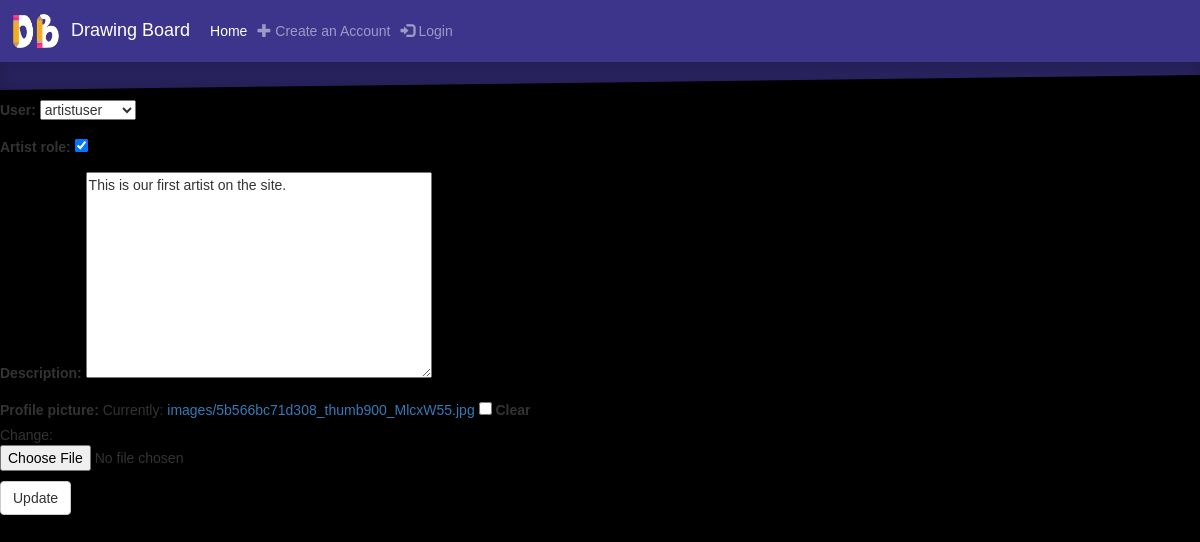
Before: /artist/1/edit/ with the older database file.
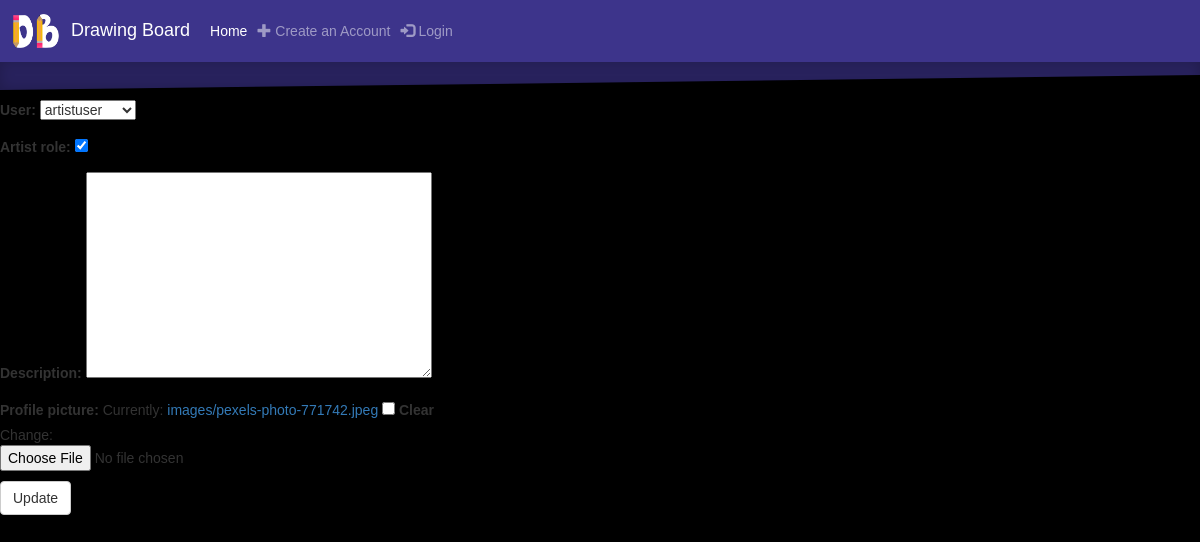
After: the same page with the newer database file.
### gallery/models.py (models this page shows, shortened)
class Artist(models.Model):
    user = models.OneToOneField(User, on_delete=models.CASCADE)
    artist_role = models.BooleanField(default=False)
    description = models.TextField(max_length=280, null=True, blank=True)  # this is the default for all descriptions
    profile_picture = models.ImageField(upload_to='images/', null=True, blank=True)

### gallery/views.py (the view)
# urls.py: path('artist/<int:pk>/edit/', views.artist_edit, name='artist_edit'),
def artist_edit(request, pk):
    artist = get_object_or_404(Artist, pk=pk)
    if request.method == "POST":
        form = ArtistForm(request.POST, request.FILES, instance=artist)
        if form.is_valid():
            artist = form.save(commit=False)
            artist.updated_date = timezone.now()
            artist.save()
            return redirect('gallery:artist_list')
    else:
        form = ArtistForm(instance=artist)
    return render(request, 'gallery/artist_edit.html', {'form': form})

### gallery/forms.py
class ArtistForm(forms.ModelForm):
    class Meta:
        model = Artist
        fields = ('user', 'artist_role', 'description', 'profile_picture')

### gallery/templates/gallery/artist_edit.html (shortened to what this page needs)
<!DOCTYPE html>
{% extends 'gallery/base.html' %}
{% load static %}
{% block content %}
     <head>
    </head>
    <h1>Edit Artist</h1>
    <form method="POST" enctype="multipart/form-data" class="artist-form">{% csrf_token %}
        {{ form.as_p }}
        <button type="submit" class="save btn btn-default">Update</button>
    </form>
{% endblock %}

Changed rows visible on the page:
no longer on this page (row edited): Artist: user "artistuser", artist_role "☑", description "This is our first artist on the site."
Other visible differences:
form field user: (not shown) → "artistuser"
form field artist_role: (not shown) → "☑"
text no longer shown: "User: Artist role: Description: Profile picture: Currently: images/5b566bc71d308_thumb900_MlcxW55.jpg Clear Change:"
text now shown: "User: Artist role: Description: Profile picture: Currently: images/pexels-photo-771742.jpeg Clear Change:"
